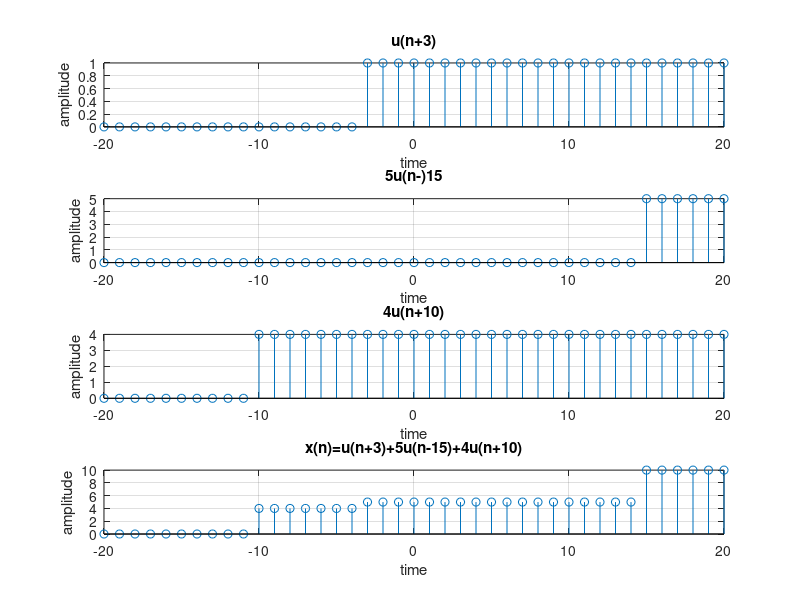

The MATLAB source for this figure:
clear all;
close all;
clc;
%generation of various dts%
n=-20:1:20;
u=[zeros(1,20),ones(1,21)];
u1=[zeros(1,17),ones(1,24)];
u2=[zeros(1,35), ones(1,6)];
u3=[zeros(1,10),ones(1,31)];
u2=5*u2;
u3=4*u3;
x=u1+u2+u3;

subplot(4,1,1);
stem(n,u1) %ct
xlabel('time');
ylabel('amplitude');
title('u(n+3)');grid;

subplot(4,1,2)
stem(n,u2) %ct
xlabel('time');
ylabel('amplitude');
title('5u(n-)15');grid;

subplot(4,1,3);
stem(n,u3) %ct
xlabel('time');
ylabel('amplitude');
title('4u(n+10)');grid;

subplot(4,1,4);
stem(n,x) %ct
xlabel('time');
ylabel('amplitude');
title('x(n)=u(n+3)+5u(n-15)+4u(n+10)');grid;
